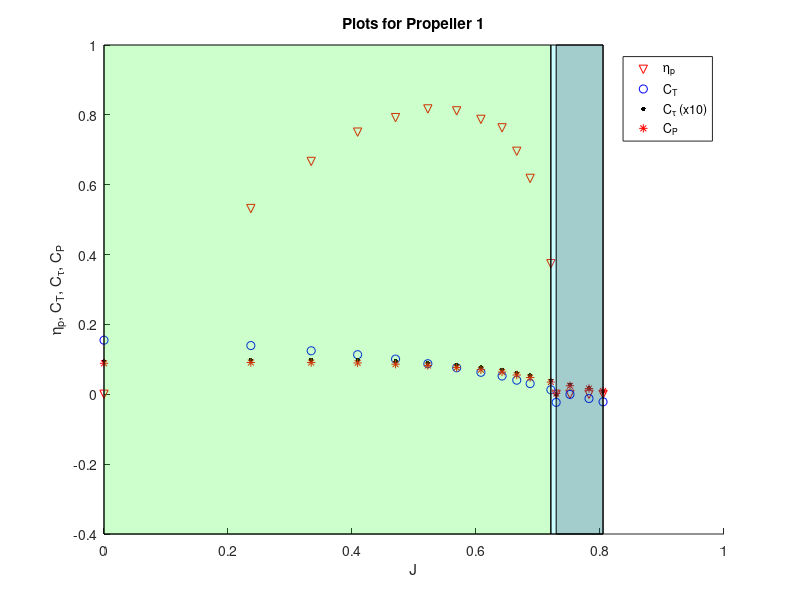
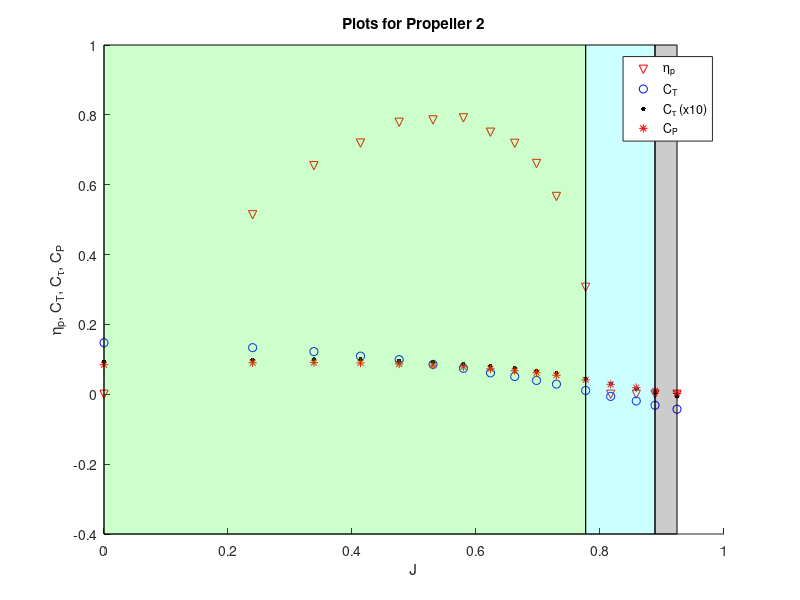
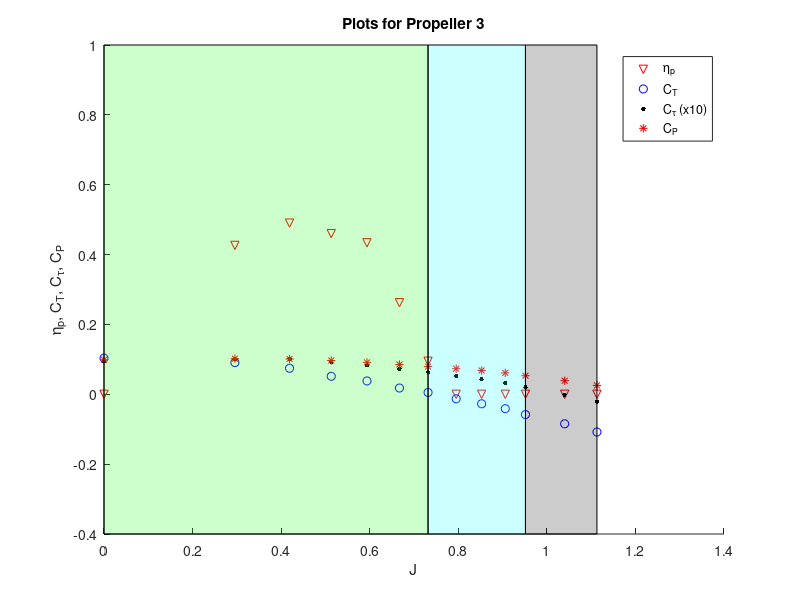
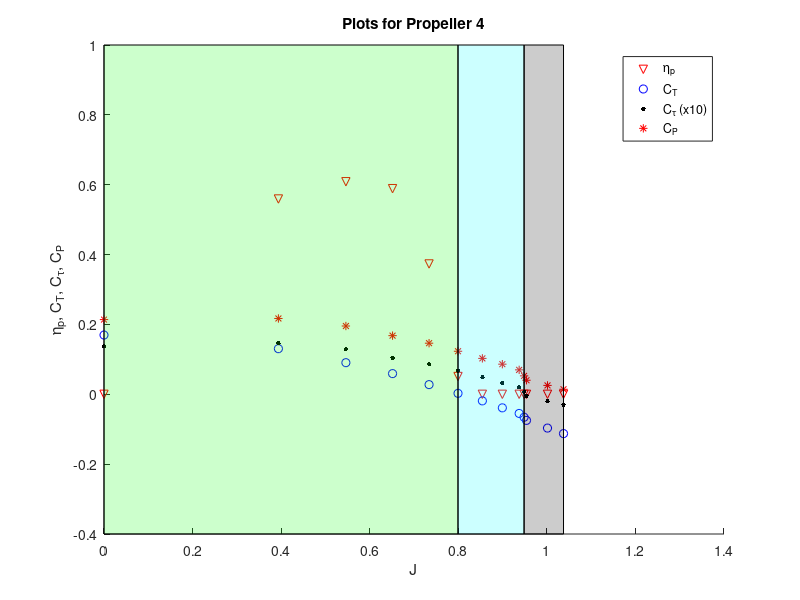

Write MATLAB code to recreate these figures, in order. (Note: this script raises an error after producing the figures.)
%% Experimental Aerodynamics III, Lab 3: Propeller Analysis
% NEEDS:
% Clean up
% Optional: optimize code (make loops better, try to find those unique param places 
%   like discussed below)

% Plots*******************************************************************
%   1 all curves for each prop = 7
%   (1 single curve vs J) * (4 curves) * (3 varying parameters, rest fixed) = 12 plots
%       FIX THE LOOP LIKE DID FOR PITCH
%       ADD LEGENDS, TITLES, AXES LABELS
%           Need to automate these somehow (well, thats optional for
%           robust, reusable code at least
%           Might just have to come back to this kind of thing after report
%           is written, so for now just type in legends and plot errata
%           manually
%       REGIONS OF GRAPH WITH THAT ONE MATLAB COMMAND WITH SHADING
%% Load in Data and Define Constants
% Data Format:
%   no props (1)| prop dia (in) (2)| prop pitch (in) (3)| throttle (4)| Q (psf) (5)| V (volts) (6)|
%   I (amps) (7)| Thrust (lb) (8)| Torque (in-lb) (9)| RPM (10)| Material (1-APC, 2-Wood)(11)|
% 1 in = 0.0254 m
% 1 psf = 47.88 pa
% 1 lb = 4.448 N
% 1 in-lb = 0.113 N-m


data = importdata('Lab-3_prop_data_all_sessions.dat');

% Data adjustment to include only 100% throttle, can work for other
% throttle settings too
maxThrotInds = data(:,4) == 100; % finds the cases where 100 throttle used
data = data(maxThrotInds,:); % gets portion of data only where 100 throttle used



% Constants
rho = 1.18; % freestream density, kg/m^3

%% Attempt at finding indicies and data for uniques
%{
%[uvals, ur, uc] = unique(data(:,1:3)); % the first three columns
% One for each column
[u1vals, r1] = unique(data(:,1)); % returns the unique values and the rows that they start
[u2vals, r2] = unique(data(:,2));
[u3vals, r3] = unique(data(:,3));
%}
[uvals, rind] = unique(data(:,1:3), 'rows'); % uvals are values of uniques
% 'rows' treats each row as a separate entity
% as specified data(:,1:3) it compares first 3 cols together and looks for
% unique combinations of those amongst the rows (what we want)
% rind returns the inds of the first
%   the prop for each goes from the rind int to (next rind int - 1)
% length of rind represents number of propellers tested
rind = sort(rind); % sorts rind so that indicies are in numerically increasing order

%% Finding indicies in rind to match up with their parametric study partner
% uvals tells:
%    1 to 3 for pitch
%    3 to 6 for diameter
%    3 and 7 for blade number, 7 has larger dia by 0.5 but thats the closest
%[N, edges, bin] = histcounts(uvals);
%uvals2 = unique(uvals);
%test = ismember(uvals,uvals2);

% Ideas:
%   Use unique on uvals per col
%   Find size of uvals and loop thru rows, returning row indicies where
%       one col differs, find other rows that have same two other cols
%           no need to specify that same one col, because uvals already set
%           up like that
%% Loading data for each propeller based off of unique inds
num_elems = [diff(rind)',length(data(:,1)) - rind(end)];
% diff gets the difference between adjacent, transposed b/c it rets col vec
%   this shows number of elems as rind is row inds
%   last num elem is not included as rind was instructed to find the first occurance
%   used the row length of the data matrix and the final index given by rind to find this final num elem

% Can see that the propellors do not have an equal number of data points
% Can use cells
% Nested for (i: length num_elems aka length rind, j: num_elems(i))
% Cannot plot in loop because of trade studies
%   Calculated data for plots must therefore be in cells
%       Coeffs, etap_plot, J

C_P = {};
C_T = {};
C_tau = {};
J = {};
etap = {};
etap_plot = {};
for i = 1:length(num_elems)
    %for j = num_elems(i)
        r = rind(i); % temporary rind val
        ne = num_elems(i); % temporary num_elems
        ind2 = r + ne - 1;
        % Separate data, elements per prop have (data(r:(r+n),col)
        num = data(r:ind2,1);
        dia = data(r:ind2,2) .* 0.0254; % in to m
        pitch = data(r:ind2,3) .* 0.0254; % in to m
        throt = data(r:ind2,4);
        Q = data(r:ind2,5) .* 47.88; % psf to pa
        volts = data(r:ind2,6);
        current = data(r:ind2,7);
        thrust = data(r:ind2,8) .* 4.448; % lb to N
        torque = data(r:ind2,9) .* 0.113; % in-lb to N-m
        rpm = data(r:ind2,10);
        %mat = data(r:ind2,11);
        
        
        % Calculations
        n = rpm./60; % rot/sec
        
        % Freestream velocity
        vinf = sqrt(2.*Q./rho);
        
        % Power, P = V*I
        P = volts.*current; 
        
        % Advance ratio to normalize freestream velocity
        J{i} = vinf./(n.*dia); % cell for plot
        
        % Coefficients, in cells for plot
        C_T{i} = thrust./(rho.*n.^2.*dia.^4);
        C_tau{i} = torque./(rho.*n.^2.*dia.^5);
        C_P{i} = P./(rho.*n.^3.*dia.^5);
        
        % Propeller efficiency
        etap = C_T{i}.*J{i}./(2.*pi.*C_tau{i}); 
        % Setting etap to zero where torque or thrust is negative
        etap_fix = etap; % new variable representing the to be corrected etap
        etap_fix(torque < 0 | thrust < 0) = 0; % correction for etap
        etap_plot{i} = etap_fix; % cell for plot
        
    %end
end


%% Plots for each Prop
% Plot
        %   Trade Studies (4 per study = 4*3 = 12)
        %       Pitch, diameter, blade number as constants
        %   Efficiencies (1 per prop = 7)
        %   Total number of plots = 19
% So plotting multiple throttle settings gives multiple 'curves'
%   Need to adjust data to only include 100% throttle...?

% Need to label regions for these plots
propReg = cell(1,7);
abrakeReg = propReg;
millReg = abrakeReg;
for t = 1:length(rind)
    %thisProp = 7; % propeller to plot, nums 1 thru 7
    figure(t) % coplot all for each propeller
    % Use patches to find regimes
    hold on
    plot(J{t}, etap_plot{t},'rv')
    plot(J{t}, C_T{t}, 'bo')
    plot(J{t}, C_tau{t}.*10, 'k.','markersize',10) % multiplied by 10
    plot(J{t}, C_P{t}, 'r*')
    
    % Using patches for regions
    %   Propeller region (GREEN): thrust and torque > 0
    propReg{t} = C_T{t} > 0 & C_tau{t} > 0;
    propRange = J{t}(propReg{t}); % J values of where prop region condition satisfied
    propxr = [min(propRange) max(propRange) max(propRange) min(propRange)];
    propyr = [-0.4 -0.4 1 1];
    patch(propxr,propyr,'green','FaceAlpha',0.2);
    
    %   Air brake region (CYAN): thrust < 0 and torque > 0
    abrakeReg{t} = C_T{t} < 0 & C_tau{t} > 0;
    abrakeRange = J{t}(abrakeReg{t}); % J values of where prop region condition satisfied
    % abrakexr should have minimim value of max(propRange) to eliminate white space
    abrakexr = [max(propRange) max(abrakeRange) max(abrakeRange) max(propRange)];
    abrakeyr = [-0.4 -0.4 1 1];
    patch(abrakexr,abrakeyr,'cyan','FaceAlpha',0.2);
    
    %   Windmill region (BLACK): thrust and torque < 0
    millReg{t} = C_T{t} < 0 & C_tau{t} < 0;
    millRange = J{t}(millReg{t}); % J values of where prop region condition satisfied
    % millxr should have min val of max(abrakeRange) to elim white space
    millxr = [max(abrakeRange) max(millRange) max(millRange) max(abrakeRange)];
    millyr = [-0.4 -0.4 1 1];
    patch(millxr,millyr,'black','FaceAlpha',0.2);
    
    
    legend('\eta_p','C_T','C_\tau (x10)','C_P')
    xlabel('J')
    ylabel('\eta_p, C_T, C_\tau, C_P')
    title(sprintf('Plots for Propeller %d',t))
    hold off
end



%% Parametric studies, fig nums dep on last val of t
%    1 to 3 for pitch (all 4 curves coplotted)
%    3 to 6 for diameter (all 4 curves coplotted)
%    3 and 7 for blade number, 7 has larger dia by 0.5 but thats the
%       closest (all 4 curves coplotted)

% Below are the vectors representing which propellers have the indicated varying parameter
pitch = [1 2 3]; % param 1
blade_dia = [3 4 5 6]; % param 2
blade_num = [3 7]; % param 3
% Could nest another loop in here and use ifs to choose which one to plot
% to make a little more efficient/neater I think
%for p = 1:maxLengthParams % change this it is ruining plots
%    figcount = t+1; % start for figure count
num_params = 3;
figcount = t + 1; % starting figure count
for p = 1:num_params    
    % Pitch (1)
    % Blade Diameter (2)
    % Blade Number (3)
    if p == 1 % if the current param to plot is the first param (pitch)
        figcount = plotPropParams(J, etap_plot, C_P, C_T, C_tau, pitch, figcount);
    elseif p == 2 % blade_dia
        figcount = plotPropParams(J, etap_plot, C_P, C_T, C_tau, blade_dia, figcount);
    else % p == 3, plot blade_num
        figcount = plotPropParams(J, etap_plot, C_P, C_T, C_tau, blade_num, figcount);
    end
end

%{
%% Old separated data
start = 1; % orig value 16
stop = 32; % orig value 32

num = data(start:stop,1);
dia = data(start:stop,2) .* 0.0254; % in to m
pitch = data(start:stop,3) .* 0.0254; % in to m
throt = data(start:stop,4);
Q = data(start:stop,5) .* 47.88; % psf to pa
volts = data(start:stop,6);
current = data(start:stop,7);
thrust = data(start:stop,8) .* 4.448; % lb to N
torque = data(start:stop,9) .* 0.113; % in-lb to N-m
rpm = data(start:stop,10);
mat = data(start:stop,11);

%% Old Calculations

% Rotational speed
n = rpm./60; % rot/sec
             
% Freestream velocity             
vinf = sqrt(2.*Q./rho);
% Power, P = V*I
P = volts.*current; 
% Advance ratio to normalize freestream velocity
J = vinf./(n.*dia); 
% Coefficients
C_T = thrust./(rho.*n.^2.*dia.^4);
C_tau = torque./(rho.*n.^2.*dia.^5);
C_P = P./(rho.*n.^3.*dia.^5);
% Propeller efficiency
etap = C_T.*J./(2.*pi.*C_tau); 
% Setting etap to zero where torque or thrust is negative
etap_fix = etap; % new variable representing the to be corrected etap
etap_fix(torque < 0 | thrust < 0) = 0; % correction for etap
%}